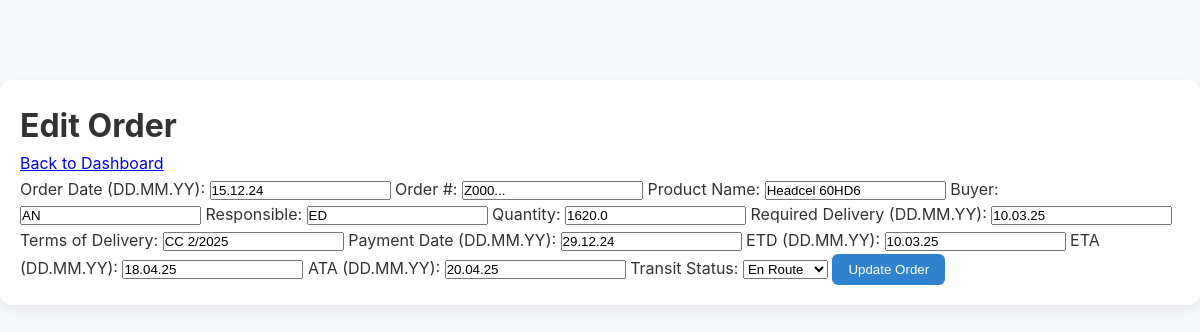
The app's page /edit_order/1 (signed in) with its own data.
### models.py (models this page shows)
class Order(db.Model):
    id = db.Column(db.Integer, primary_key=True)
    user_id = db.Column(db.Integer, db.ForeignKey('user.id'), nullable=False)
    order_date = db.Column(db.String(10))
    order_number = db.Column(db.String(50))
    product_name = db.Column(db.String(100))
    buyer = db.Column(db.String(100))
    responsible = db.Column(db.String(100))
    quantity = db.Column(db.Float)
    required_delivery = db.Column(db.String(10))
    terms_of_delivery = db.Column(db.String(100))
    payment_date = db.Column(db.String(10))
    etd = db.Column(db.String(10))
    eta = db.Column(db.String(10))
    ata = db.Column(db.String(10))
    transit_status = db.Column(db.String(20))
    transport = db.Column(db.String(20), default='truck')  # Add transport field with default value

### app.py (the view, shortened to what this page needs)
@app.route('/edit_order/<int:order_id>', methods=['GET', 'POST'])
@login_required
def edit_order(order_id):
    order = Order.query.get_or_404(order_id)
    if order.user_id != current_user.id:
        return jsonify({'success': False, 'message': 'You do not have permission to edit this order.'}), 403
    return render_template('edit_order.html', order=order)

### app.py (called while the page is built)
@login_manager.user_loader
def load_user(user_id):
    return User.query.get(int(user_id))

### templates/edit_order.html (shortened to what this page needs)
<!DOCTYPE html>
<html lang="en">
<head>
    <link rel="stylesheet" href="{{ url_for('static', filename='css/style.css') }}">
</head>
<body>
    <div class="container">
        <h1>Edit Order</h1>
        <p><a href="{{ url_for('dashboard') }}">Back to Dashboard</a></p>
        <form method="POST">
            <label for="order_date">Order Date (DD.MM.YY):</label>
            <input type="text" id="order_date" name="order_date" value="{{ order.order_date }}" required>
            <label for="order_number">Order #:</label>
            <input type="text" id="order_number" name="order_number" value="{{ order.order_number }}" required>
            <label for="product_name">Product Name:</label>
            <input type="text" id="product_name" name="product_name" value="{{ order.product_name }}" required>
            <label for="buyer">Buyer:</label>
            <input type="text" id="buyer" name="buyer" value="{{ order.buyer }}" required>
            <label for="responsible">Responsible:</label>
            <input type="text" id="responsible" name="responsible" value="{{ order.responsible }}" required>
            <label for="quantity">Quantity:</label>
            <input type="number" step="0.01" id="quantity" name="quantity" value="{{ order.quantity }}" required>
            <label for="required_delivery">Required Delivery (DD.MM.YY):</label>
            <input type="text" id="required_delivery" name="required_delivery" value="{{ order.required_delivery }}" required>
            <label for="terms_of_delivery">Terms of Delivery:</label>
            <input type="text" id="terms_of_delivery" name="terms_of_delivery" value="{{ order.terms_of_delivery }}" required>
            <label for="payment_date">Payment Date (DD.MM.YY):</label>
            <input type="text" id="payment_date" name="payment_date" value="{{ order.payment_date }}" required>
            <label for="etd">ETD (DD.MM.YY):</label>
            <input type="text" id="etd" name="etd" value="{{ order.etd }}" required>
            <label for="eta">ETA (DD.MM.YY):</label>
            <input type="text" id="eta" name="eta" value="{{ order.eta }}" required>
            <label for="ata">ATA (DD.MM.YY):</label>
            <input type="text" id="ata" name="ata" value="{{ order.ata }}">
            <label for="transit_status">Transit Status:</label>
            <select id="transit_status" name="transit_status" required>
                <option value="en route" {% if order.transit_status == 'en route' %}selected{% endif %}>En Route</option>
            </select>
            <button type="submit">Update Order</button>
        </form>
    </div>
</body>
</html>

### static/css/style.css (style rules this page uses)
* { margin: 0; padding: 0; box-sizing: border-box; }
body { font-family: 'Inter', -apple-system, BlinkMacSystemFont, 'Segoe UI', Roboto, sans-serif; background-color: #f5f7fa; color: #333; line-height: 1.6; padding-top: 80px; }
.container { max-width: 1400px; margin: 0 auto; padding: 20px; background-color: #fff; border-radius: 12px; box-shadow: 0 4px 12px rgba(0, 0, 0, 0.05); }
a, button { transition: all 0.2s ease; }
button { background-color: #3182ce; color: #fff; border: none; padding: 8px 16px; border-radius: 6px; font-weight: 500; cursor: pointer; }

### records on screen
Order: order_date "15.12.24", order_number "Z000...", product_name "Headcel 60HD6", buyer "AN", responsible "ED", quantity "1620.0", required_delivery "10.03.25", terms_of_delivery "CC 2/2025", payment_date "29.12.24", etd "10.03.25", eta "18.04.25", ata "20.04.25", transit_status "En Route"
